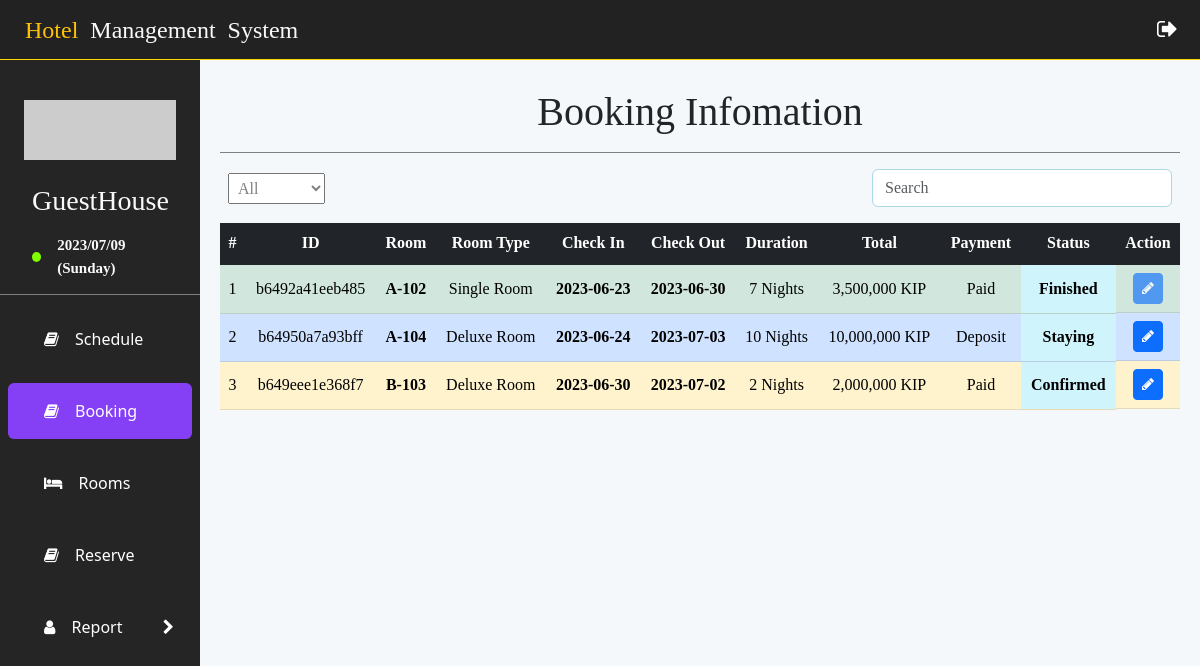
The page /index.php?booking on the database as committed earlier.
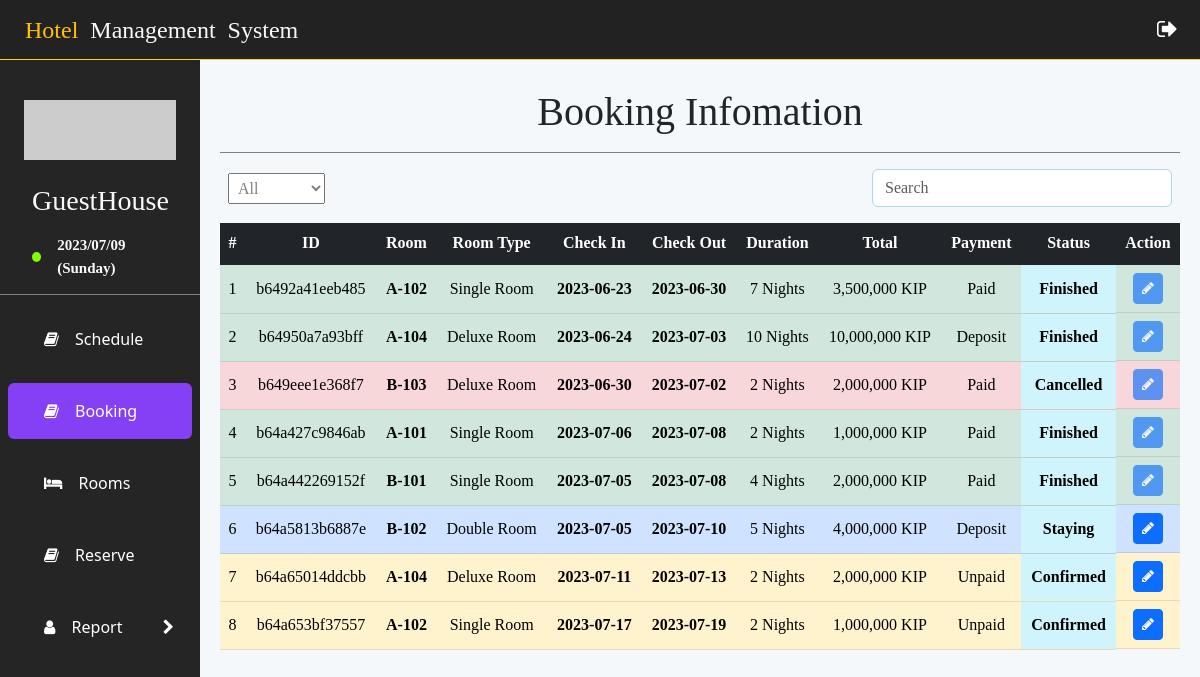
The same page on the database as committed later.
### tables this page shows
CREATE TABLE `booking` (
  `booking_id` varchar(30) NOT NULL,
  `customer_id` longtext NOT NULL CHECK (json_valid(`customer_id`)),
  `booked_room` varchar(30) DEFAULT NULL,
  `date_in` date NOT NULL,
  `date_out` date NOT NULL,
  `duration` int(11) NOT NULL,
  `booking_status` varchar(20) DEFAULT NULL,
  `total_payment` int(11) NOT NULL,
  `payment_option` varchar(10) DEFAULT NULL,
  `payment_status` varchar(10) NOT NULL
);

CREATE TABLE `room` (
  `room_id` varchar(20) NOT NULL,
  `room_name` varchar(10) NOT NULL,
  `room_type_id` varchar(20) NOT NULL,
  `room_status` varchar(10) NOT NULL
);

CREATE TABLE `room_type` (
  `room_type_id` varchar(20) NOT NULL,
  `room_type_name` varchar(30) NOT NULL,
  `price` int(11) NOT NULL
);

### views/booking.php (the view, shortened to what this page needs)
<h1 class="pt-2 pb-3 room_page_nav">
    Booking Infomation
</h1>
<div class="d-flex justify-content-between align-items-center room_search_bar px-2 my-3">
    <select name="floor" id="bookingTypeSelector" class="floorSelector" onchange="loadBooking()">
        <option value="all" selected="select">All</option>
    </select>
    <div class="input-group" style="width: 300px !important;">
        <input type="text" id="bookingSearchBar" class="form-control" style="border:1px solid lightblue" placeholder="Search" value="" onkeyup="loadBooking()"/>
    </div>
</div>
<table class="table">
    <thead>
        <tr class="table-dark">
            <th scope="col">#</th>
            <th scope="col">ID</th>
            <th scope="col">Room</th>
            <th scope="col">Room Type</th>
            <th scope="col">Check In</th>
            <th scope="col">Check Out</th>
            <th scope="col">Duration</th>
            <th scope="col">Total</th>
            <th scope="col">Payment</th>
            <th scope="col">Status</th>
            <th scope="col">Action</th>
        </tr>
    </thead>
    <tbody id="display_booking" class="table-group-divider">
        <?php
            $booking_query = "SELECT * FROM booking JOIN room ON booking.booked_room = room.room_id JOIN room_type ON room.room_type_id = room_type.room_type_id";
            $booking_result = mysqli_query($conn, $booking_query);
            $index = 1;
            while ($booking = mysqli_fetch_array($booking_result)) {
                if($booking['booking_status']==="Staying"){
                    $color = "table-primary";
                }
                else if ($booking['booking_status']==="Confirmed"){
                    $color = "table-warning";
                }
                else if ($booking['booking_status']==="Cancelled"){
                    $color = "table-danger";
                }
                else{
                    $color = "table-success";
                }
            ?>
                <tr class=<?php echo $color?>>
                    <td class="align-middle"> <?php echo $index++?> </td>
                    <td class="align-middle"> <?php echo $booking['booking_id'] ?> </td>
                    <td class="align-middle"><b> <?php echo $booking['room_name'] ?> </b></td>
                    <td class="align-middle"><?php echo $booking['room_type_name'] ?></td>
                    <td class="align-middle fw-bold"> <?php echo $booking['date_in'] ?> </td>
                    <td class="align-middle fw-bold"> <?php echo $booking['date_out'] ?> </td>
                    <td class="align-middle"> <?php echo $booking['duration'] ?> Nights </td>
                    <td class="align-middle"> <?php echo number_format($booking['total_payment']) ?> KIP</td>
                    <td class="align-middle"> <?php echo $booking['payment_status'] ?> </td>
                    <td class="align-middle bg-info-subtle fw-bold"> <?php echo $booking['booking_status'] ?> </td>
                    <td class="d-flex justify-content-around">
                        <button
                            type="button"
                            class="btn btn-primary btn-sm"
                            onclick="viewBookingInfo('<?php echo $booking['booking_id']?>', 'booking')"
                            data-bs-toggle="modal"
                            data-bs-target="#bookingRoomModal"
                            <?php if($booking['booking_status']==="Finished" || $booking['booking_status']==="Cancelled") echo 'disabled'?>
                        >
                            <i class="fa fa-pencil" aria-hidden="true"></i>
                        </button>
                    </td>
                </tr>
            <?php  }
        ?>
    </tbody>
</table>

### index.php (shortened to what this page needs)
<!DOCTYPE html>
<html lang="en">
<head>
    <link rel="stylesheet" type="text/css" href="https://cdn.jsdelivr.net/npm/daterangepicker/daterangepicker.css" />
    <link
        rel="stylesheet"
        href="https://cdnjs.cloudflare.com/ajax/libs/font-awesome/4.7.0/css/font-awesome.min.css"
    />
    <link
        href="https://cdn.jsdelivr.net/npm/bootstrap@5.3.0-alpha3/dist/css/bootstrap.min.css"
        rel="stylesheet"
    />
    <link rel="stylesheet" href="./assets/css/style.css"></link>
</head>
<body>
    <?php
        include_once("config/dbconnect.php");
        include "./views/nav.php"
    ?>
    <div class="d-flex">
        <?php include "./views/sidebar.php"; ?>
        <div class="col-sm-10 main_box overflow-y-auto" style="background-color: #F5F8FA;" id="main_box">
            <?php
                if (isset($_GET['calender'])){
                    include_once("views/schedule.php");
                }else if(isset($_GET['booking'])){
                    include_once "views/booking.php";
                }else if(isset($_GET['reserve'])){
                    include_once "views/reserve.php";
                }else if(isset($_GET['rooms'])){
                    include_once "views/room.php";
                }else if(isset($_GET['report'])){
                    include_once "views/report.php";
                }else{
                    include_once("views/schedule.php");
                }
            ?>
        </div>
    </div>
</body>
</html>

### views/nav.php (shortened to what this page needs)
<nav class="nav justify-content-between">
    <a class="navbar-brand d-flex align-items-center" href="#">
        <span class="text-warning">Hotel &nbsp;</span>
        <span class="text-light"> Management &nbsp;System </span>
    </a>
    <button data-bs-toggle="modal" data-bs-target="#signOutModal">
        <i class="fa fa-sign-out"></i>
    </button>
</nav>

### views/sidebar.php (shortened to what this page needs)
<section id="sidebar-collapse" class="col-sm-2 sidebar">
    <main class="profile_sidebar p-3 mb-2">
        <img src="https://picsum.photos/200" alt="">
        <div class="profile_name ms-3">
            <h3 class="text-light mb-3">
                GuestHouse
            </h3>
            <figure class="d-flex align-items-center text-light mb-0">
                <span class="green__circle me-3"></span>
                <?php
                    $date = date("Y/m/d");
                    $day = date('l');
                    echo "<b> $date &nbsp; ($day)</b>";
                ?>
            </figure>
        </div>
    </main>
    <ul class="menu__box">
        <li class="p-2" >
            <a class="menu_list text-decoration-none row p-3 text-white rounded-2
                <?php if (isset($_GET['calender']) || empty($_GET)) echo 'active_list'?>"
                href="index.php?calender"
            >
                <div>
                    <i class="fa fa-book px-2">&nbsp;</i>
                    Schedule
                </div>
            </a>
        </li>
        <li class="p-2" >
            <a class="menu_list text-decoration-none row p-3 text-white rounded-2
                <?php if (isset($_GET['booking'])) echo 'active_list'?>"
                href="index.php?booking"
            >
                <div>
                    <i class="fa fa-book px-2">&nbsp;</i>
                    Booking
                </div>
            </a>
        </li>
        <li class="p-2" >
            <a class="menu_list text-decoration-none row p-3 text-white rounded-2
                <?php if (isset($_GET['rooms'])) echo 'active_list'?>"
                href="index.php?rooms"
            >
                <div>
                    <i class="fa fa-hotel px-2">&nbsp;</i>
                    Rooms
                </div>
            </a>
        </li>
        <li class="p-2" >
            <a class="menu_list text-decoration-none row p-3 text-white rounded-2
                <?php if (isset($_GET['reserve'])) echo 'active_list'?>"
                href="index.php?reserve"
            >
                <div>
                    <i class="fa fa-book px-2">&nbsp;</i>
                    Reserve
                </div>
            </a>
        </li>
        <li class="p-2">
            <div class="row d-flex align-items-center p-3 text-white rounded-2 menu_list <?php if (isset($_GET['report'])) echo 'active_list'?>"
                data-bs-toggle="collapse"
                data-bs-target="#reportSubmenu"
                aria-expanded="false"
                onclick="reportBtnClick()"
                role="button"
            >
                <div class="col-10">
                    <i class="fa fa-user px-2">&nbsp;</i>
                    Report
                </div>
                <i class="fa fa-chevron-right col-2 icon-rotate" aria-hidden="true"></i>
            </div>
        </li>
    </ul>
</section>

### assets/css/style.css (style rules this page uses)
* { margin: 0; padding: 0; box-sizing: border-box; }
.nav { background: #222 !important; padding: 10px 25px; height: 60px; border-bottom: 1px solid gold; font-family: 'Times New Roman', Times, serif; }
.nav a { font-size: clamp(16px, 2vw, 27px); }
.nav button { border: none; color: white; background: none; cursor: pointer; outline: none; }
.nav button i { transform: scale(1.4); }
.row { margin: 0; height: auto; }
.sidebar { background-color: #252525; height:calc(100vh - 60px); position: sticky; top: 60px; overflow: hidden; }
.profile_sidebar { width: 100%; border-bottom: 1px solid grey; padding-bottom: 15px !important; }
.profile_sidebar > img { display: block; width: 90%; aspect-ratio: 5/2; object-fit: cover; margin: 24px auto; }
.profile_name { font-weight: bold; font-size: 15px; font-family: 'Times New Roman', Times, serif; }
.profile_name span { font-size: 20px; }
.green__circle { height: 10px; width: 10px; border-radius: 50%; background: chartreuse; margin-right: 5px; }
.menu__box { list-style: none; padding: 0px; margin: 0px; }
.active_list { background:#8540f5 !important; }
.icon-rotate { transition: all .3s linear; }
.main_box { background: #E9ECF2; height: calc(100vh - 60px); padding: 20px; font-family: 'Times New Roman', Times, serif; text-align: center; position: relative; }
.room_page_nav { border-bottom: 1px solid grey; }
.room_search_bar { font-family: 'Times New Roman', Times, serif; }
.floorSelector { font-size: 16px; padding: 5px; padding-right: 10px; color: gray; }

Rows that differ between the two databases and show on the page:
changed booking "b64950a7a93bff": booking_status "Staying" → "Finished"
changed booking "b649eee1e368f7": booking_status "Confirmed" → "Cancelled"
added booking: booking_id "b64a427c9846ab", room.room_name "A-101", room_type.room_type_name "Single Room", date_in "2023-07-06", date_out "2023-07-08", duration "2", total_payment "1,000,000", payment_status "Paid", booking_status "Finished"
added booking: booking_id "b64a442269152f", room.room_name "B-101", room_type.room_type_name "Single Room", date_in "2023-07-05", date_out "2023-07-08", duration "4", total_payment "2,000,000", payment_status "Paid", booking_status "Finished"
added booking: booking_id "b64a5813b6887e", room.room_name "B-102", room_type.room_type_name "Double Room", date_in "2023-07-05", date_out "2023-07-10", duration "5", total_payment "4,000,000", payment_status "Deposit", booking_status "Staying"
added booking: booking_id "b64a65014ddcbb", room.room_name "A-104", room_type.room_type_name "Deluxe Room", date_in "2023-07-11", date_out "2023-07-13", duration "2", total_payment "2,000,000", payment_status "Unpaid", booking_status "Confirmed"
added booking: booking_id "b64a653bf37557", room.room_name "A-102", room_type.room_type_name "Single Room", date_in "2023-07-17", date_out "2023-07-19", duration "2", total_payment "1,000,000", payment_status "Unpaid", booking_status "Confirmed"
